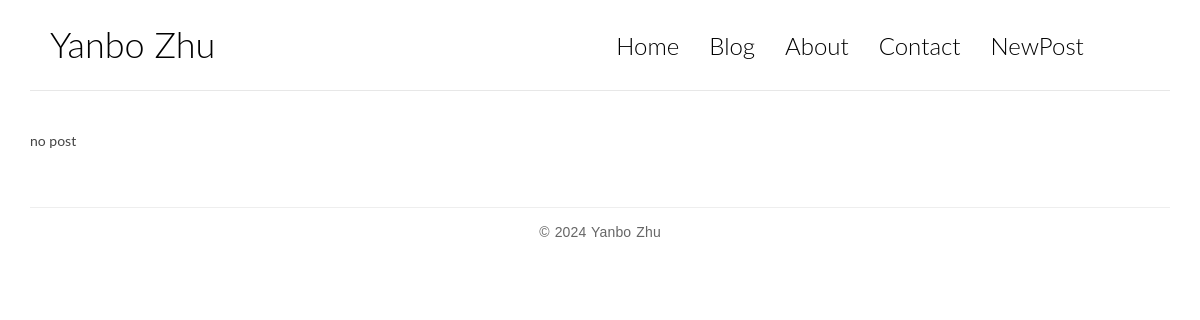
Before: /blog/full/ with the older database file.
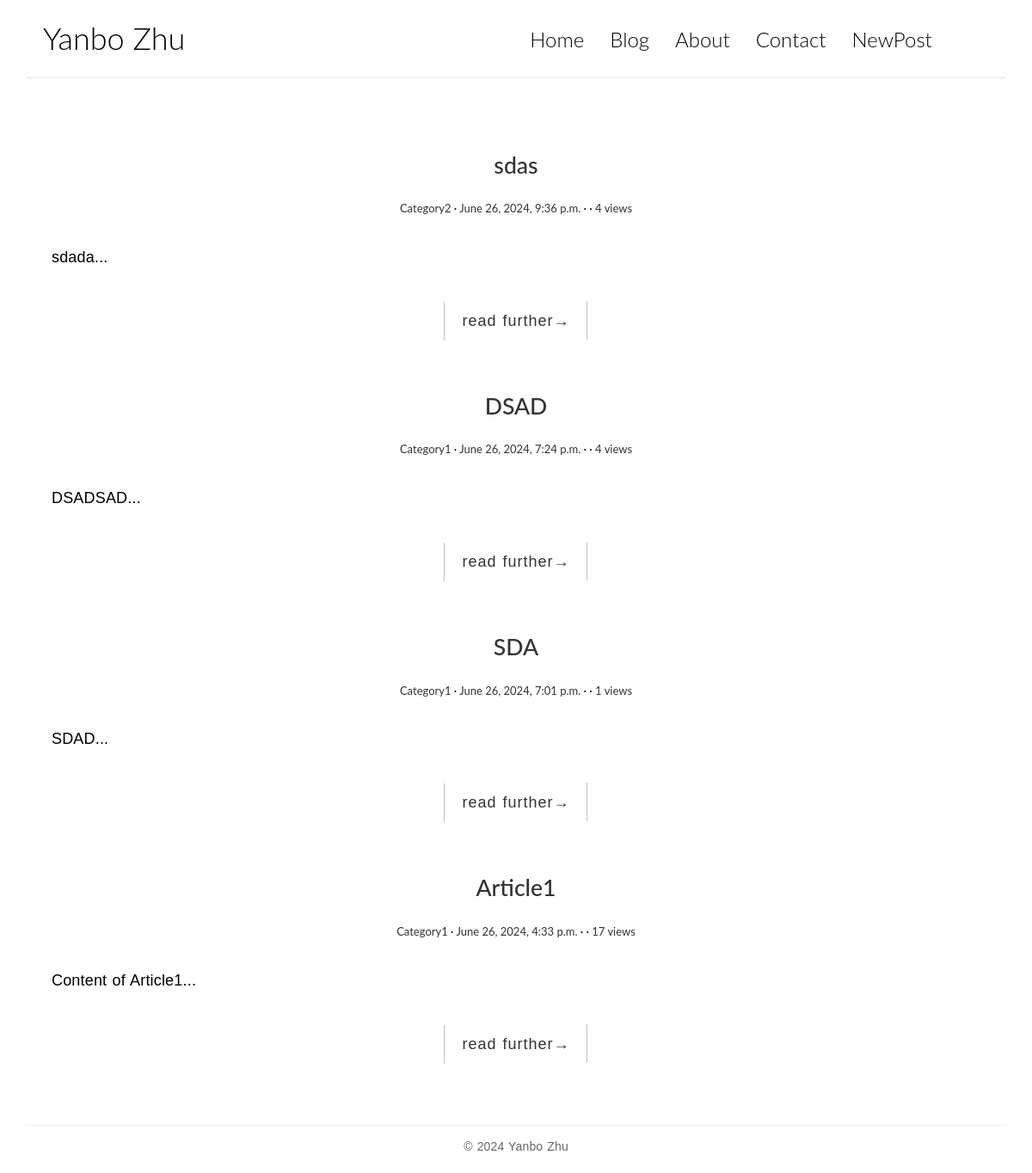
After: the same page with the newer database file.
### blog_app/models.py (models this page shows, shortened)
class Post(models.Model):
    title = models.CharField(max_length=70)
    body = models.TextField()
    create_time = models.DateTimeField(default=datetime.now)
    modified_time = models.DateTimeField(default=datetime.now)
    excerpt = models.CharField(max_length=200, blank=True)
    views = models.PositiveIntegerField(default=0)  # how many times this post is viewed
    category = models.ForeignKey(Category, on_delete=models.CASCADE)
    tags = models.ManyToManyField(Tag, blank=True)
    def get_absolute_url(self):
        return reverse('blog_app:detail', kwargs={'pk': self.pk})
    class Meta:
        db_table = "post"
        ordering = ['-create_time']

class Category(models.Model):
    name = models.CharField(max_length=100)
    class Meta:
        db_table = "category"  # define the table name with 'category', the default valuie is 'blog-category'
        ordering =  ['-id']

### blog_app/views.py (the view)
class FullPostView(HomeView):
    model = Post
    template_name = 'blog_app/full-width.html'
    context_object_name = 'post_list'
    paginate_by = 10

### templates/blog_app/full-width.html (shortened to what this page needs)
{% load static  %}
<!DOCTYPE html>
<html>
<head>
    <link rel="stylesheet" href="{% static 'blog_app/css/bootstrap.min.css' %}">
    <link rel="stylesheet" href="http://code.ionicframework.com/ionicons/2.0.1/css/ionicons.min.css">
    <link rel="stylesheet" href="{% static 'blog_app/css/pace.css' %}">
    <link rel="stylesheet" href="{% static 'blog_app/css/custom.css' %}">
    <link rel="stylesheet" href="{% static 'blog_app/css/highlights/github.css' %}">
</head>
<body>
<div class="container">
    <header id="site-header">
        <div class="row">
            <div class="col-md-4 col-sm-5 col-xs-8">
                <div class="logo">
                    <h1><a href="{% url 'blog_app:home' %}">Yanbo Zhu</a></h1>
                </div>
            </div>
            <div class="col-md-8 col-sm-7 col-xs-4">
                <nav class="main-nav" role="navigation">
                    <div class="collapse navbar-collapse" id="bs-example-navbar-collapse-1">
                        <ul class="nav navbar-nav navbar-right">
                            <li class="cl-effect-11"><a href="{% url 'blog_app:home' %}" data-hover="Home">Home</a></li>
                            <li class="cl-effect-11"><a href="{% url 'blog_app:full' %}" data-hover="Blog">Blog</a></li>
                            <li class="cl-effect-11"><a href="{% url 'blog_app:about' %}" data-hover="About">About</a></li>
                            <li class="cl-effect-11"><a href="{% url 'blog_app:contact' %}" data-hover="Contact">Contact</a></li>
                            <li class="cl-effect-11"><a href="{% url 'blog_app:new_post' %}" data-hover="New">NewPost</a></li>
                        </ul>
                    </div>
                </nav>
            </div>
        </div>
    </header>
</div>
<div class="content-body">
    <div class="container">
        <div class="row">
            <main class="col-md-12">
                {% for post in post_list %}
                    <article class="post post-{{ post.pk }}">
                        <header class="entry-header">
                            <h1 class="entry-title">
                                <a href="{{ post.get_absolute_url }}">{{ post.title }}</a>
                            </h1>
                            <div class="entry-meta">
                    <span class="post-category"><a
                            href="{% url 'blog_app:category' post.category.pk %}">{{ post.category.name }}</a></span>
                                <span class="post-date"><a href=""><time class="entry-date"
                                                                         datetime="2012-11-09T23:15:57+00:00">{{ post.create_time }}</time></a></span>
                                <span class="post-author"><a href="">{{ post.author }}</a></span>
                                <span class="views-count"><a href="">{{ post.views }} views</a></span>
                            </div>
                        </header>
                        <div class="entry-content clearfix">
                            <p>{{ post.excerpt }}...</p>
                            <div class="read-more cl-effect-14">
                                <a href="{{ post.get_absolute_url }}" class="more-link">read further<span
                                        class="meta-nav">→</span></a>
                            </div>
                        </div>
                    </article>
                {% empty %}
                    <div class="no-post">no post</div>
                {% endfor %}
            </main>
        </div>
    </div>
</div>
<footer id="site-footer">
    <div class="container">
        <div class="row">
            <div class="col-md-12">
                <p class="copyright">&copy;  2024 Yanbo Zhu</p>
            </div>
        </div>
    </div>
</footer>
</body>
</html>

Changed rows visible on the page:
added Post: title "sdas", category.name "Category2", create_time "June 26, 2024, 9:36 p.m.", views "4", excerpt "sdada"
added Post: title "DSAD", category.name "Category1", create_time "June 26, 2024, 7:24 p.m.", views "4", excerpt "DSADSAD"
added Post: title "SDA", category.name "Category1", create_time "June 26, 2024, 7:01 p.m.", views "1", excerpt "SDAD"
added Post: title "Article1", category.name "Category1", create_time "June 26, 2024, 4:33 p.m.", views "17", excerpt "Content of Article1"
Other visible differences:
text no longer shown: "no post"
